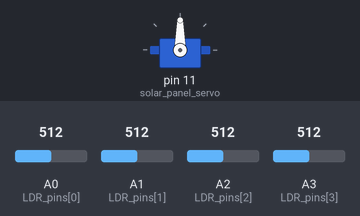
Recording of a sketch running on a simulated Arduino Uno, built with avr-gcc and run on an emulated ATmega328P. Shown: servo. The test bench sets the inputs (shaded band); at power-on: A0 (LDR_pins[0]) = 512, A1 (LDR_pins[1]) = 512, A2 (LDR_pins[2]) = 512, A3 (LDR_pins[3]) = 512.

Above: at 2.2 s.
2.3 s: A0 (LDR_pins[0]) set to 531
At 3.26 s:
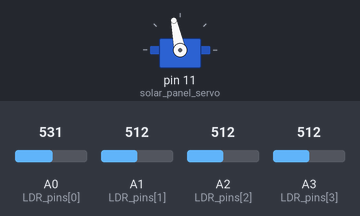
At 10.3 s:
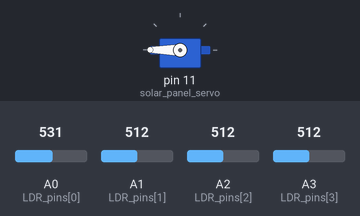
Timing chart, 0 to 11.8 s (numbered marks = the images above; inputs shaded):
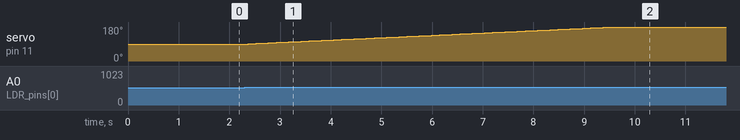

The sketch:

solartracker.ino
```cpp
#include <Servo.h>

#define NUM_LDRS 4

const int LDR_pins[NUM_LDRS] = {A0, A1, A2, A3};
const int error_threshold = 10;

int servo_position = 90;
Servo solar_panel_servo;

void setup() {
  solar_panel_servo.attach(11);
  solar_panel_servo.write(servo_position);
  delay(1000);
}

void loop() {
  int ldr_readings[NUM_LDRS];

  // Read values from all LDRs
  for (int i = 0; i < NUM_LDRS; ++i) {
    ldr_readings[i] = analogRead(LDR_pins[i]);
  }

  // Check if all LDR readings are within the error threshold
  if (areReadingsWithinThreshold(ldr_readings)) {
    // Do nothing if the difference is within the error threshold for all LDRs
  } else {
    int average = calculateAverage(ldr_readings);

    // Adjust the servo position based on the average LDR reading
    adjustServoPosition(average);
  }

  // Move the servo to the new position
  solar_panel_servo.write(servo_position);
  delay(80);
}

bool areReadingsWithinThreshold(int readings[]) {
  for (int i = 0; i < NUM_LDRS - 1; ++i) {
    for (int j = i + 1; j < NUM_LDRS; ++j) {
      if (abs(readings[i] - readings[j]) > error_threshold) {
        return false;
      }
    }
  }
  return true;
}

int calculateAverage(int readings[]) {
  int sum = 0;
  for (int i = 0; i < NUM_LDRS; ++i) {
    sum += readings[i];
  }
  return sum / NUM_LDRS;
}

void adjustServoPosition(int target_position) {
  const int servo_speed = 1;

  if (target_position > servo_position) {
    servo_position = min(180, servo_position + servo_speed);
  } else if (target_position < servo_position) {
    servo_position = max(0, servo_position - servo_speed);
  }
}
```

Measured:
- the behaviour switches between 522 and 523 on A0 (LDR_pins[0]) (found by bisection; images 0 and 1)
- after the input at 2.3 s, servo on pin 11 (solar_panel_servo): moves from 90° to 180° over 7.2 s, starting after 0.07 s
